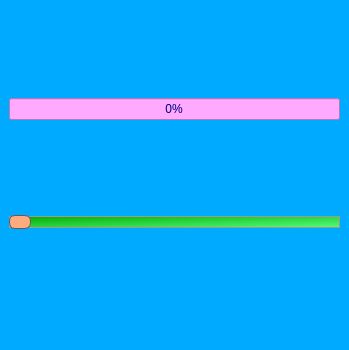
<?xml version="1.0" encoding="UTF-8"?>
<ui version="4.0">
 <class>MainWindow</class>
 <widget class="QMainWindow" name="MainWindow">
  <property name="geometry">
   <rect>
    <x>0</x>
    <y>0</y>
    <width>349</width>
    <height>350</height>
   </rect>
  </property>
  <property name="windowTitle">
   <string>MainWindow</string>
  </property>
  <property name="styleSheet">
   <string notr="true">QWidget{
	background-color: rgb(0, 170, 255);
}
QProgressBar::chunk{
	background-color: rgb(85, 255, 127);
}
QProgressBar{
	background-color: rgb(255, 170, 255);
	color: rgb(0, 0, 127);
	selection-color: rgb(85, 255, 127);
	alternate-background-color: rgb(85, 255, 127);
}

QSlider::groove:horizontal {
    border: 1px solid #999999;
    height: 10px;
	background: 	qlineargradient(spread:pad, x1:0, y1:0, x2:1, y2:1, stop:0 rgba(0, 170, 0, 255), stop:1 rgba(85, 255, 127, 255));
    	
    margin: 2px 0;
}
QSlider::handle:horizontal {
    background-color: rgb(255, 170, 127);
    border: 1px solid #5c5c5c;
    width: 20px;
    margin: -2px -1px;
    border-radius: 6px;
}</string>
  </property>
  <widget class="QWidget" name="centralwidget">
   <layout class="QVBoxLayout" name="verticalLayout">
    <item>
     <widget class="QProgressBar" name="progressBar">
      <property name="styleSheet">
       <string notr="true"/>
      </property>
      <property name="value">
       <number>0</number>
      </property>
      <property name="alignment">
       <set>Qt::AlignCenter</set>
      </property>
      <property name="textDirection">
       <enum>QProgressBar::TopToBottom</enum>
      </property>
     </widget>
    </item>
    <item>
     <widget class="QSlider" name="horizontalSlider">
      <property name="styleSheet">
       <string notr="true"/>
      </property>
      <property name="maximum">
       <number>100</number>
      </property>
      <property name="orientation">
       <enum>Qt::Horizontal</enum>
      </property>
     </widget>
    </item>
   </layout>
  </widget>
  <widget class="QMenuBar" name="menubar">
   <property name="geometry">
    <rect>
     <x>0</x>
     <y>0</y>
     <width>349</width>
     <height>20</height>
    </rect>
   </property>
  </widget>
  <widget class="QStatusBar" name="statusbar"/>
 </widget>
 <resources/>
 <connections>
  <connection>
   <sender>horizontalSlider</sender>
   <signal>valueChanged(int)</signal>
   <receiver>progressBar</receiver>
   <slot>setValue(int)</slot>
   <hints>
    <hint type="sourcelabel">
     <x>132</x>
     <y>214</y>
    </hint>
    <hint type="destinationlabel">
     <x>146</x>
     <y>124</y>
    </hint>
   </hints>
  </connection>
 </connections>
</ui>
